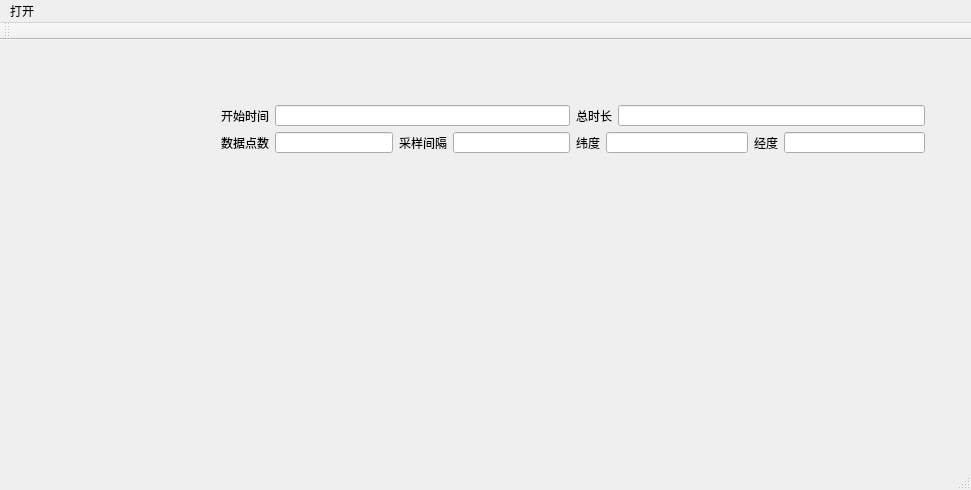
<?xml version="1.0" encoding="UTF-8"?>
<ui version="4.0">
 <class>myplotClass</class>
 <widget class="QMainWindow" name="myplotClass">
  <property name="geometry">
   <rect>
    <x>0</x>
    <y>0</y>
    <width>971</width>
    <height>490</height>
   </rect>
  </property>
  <property name="windowTitle">
   <string>QSAC</string>
  </property>
  <widget class="QWidget" name="centralWidget">
   <widget class="QCustomPlot" name="customPlot" native="true">
    <property name="geometry">
     <rect>
      <x>210</x>
      <y>140</y>
      <width>733</width>
      <height>290</height>
     </rect>
    </property>
    <property name="sizePolicy">
     <sizepolicy hsizetype="Preferred" vsizetype="Preferred">
      <horstretch>0</horstretch>
      <verstretch>0</verstretch>
     </sizepolicy>
    </property>
    <property name="minimumSize">
     <size>
      <width>0</width>
      <height>290</height>
     </size>
    </property>
   </widget>
   <widget class="QWidget" name="">
    <property name="geometry">
     <rect>
      <x>210</x>
      <y>50</y>
      <width>726</width>
      <height>79</height>
     </rect>
    </property>
    <layout class="QVBoxLayout" name="verticalLayout">
     <item>
      <layout class="QGridLayout" name="gridLayout">
       <item row="0" column="0">
        <layout class="QHBoxLayout" name="horizontalLayout">
         <item>
          <widget class="QLabel" name="label">
           <property name="maximumSize">
            <size>
             <width>16777215</width>
             <height>43</height>
            </size>
           </property>
           <property name="text">
            <string>开始时间</string>
           </property>
          </widget>
         </item>
         <item>
          <widget class="QLineEdit" name="lineEdit_start_time">
           <property name="maximumSize">
            <size>
             <width>16777215</width>
             <height>21</height>
            </size>
           </property>
           <property name="alignment">
            <set>Qt::AlignCenter</set>
           </property>
          </widget>
         </item>
        </layout>
       </item>
       <item row="0" column="1">
        <layout class="QHBoxLayout" name="horizontalLayout_3">
         <item>
          <widget class="QLabel" name="label_4">
           <property name="maximumSize">
            <size>
             <width>16777215</width>
             <height>36</height>
            </size>
           </property>
           <property name="text">
            <string>总时长</string>
           </property>
          </widget>
         </item>
         <item>
          <widget class="QLineEdit" name="lineEdit_sum_time">
           <property name="maximumSize">
            <size>
             <width>16777215</width>
             <height>21</height>
            </size>
           </property>
           <property name="alignment">
            <set>Qt::AlignCenter</set>
           </property>
          </widget>
         </item>
        </layout>
       </item>
       <item row="1" column="1">
        <layout class="QHBoxLayout" name="horizontalLayout_4">
         <item>
          <widget class="QLabel" name="label_5">
           <property name="maximumSize">
            <size>
             <width>16777215</width>
             <height>43</height>
            </size>
           </property>
           <property name="text">
            <string>纬度</string>
           </property>
          </widget>
         </item>
         <item>
          <widget class="QLineEdit" name="lineEdit_stla">
           <property name="maximumSize">
            <size>
             <width>16777215</width>
             <height>21</height>
            </size>
           </property>
           <property name="alignment">
            <set>Qt::AlignCenter</set>
           </property>
          </widget>
         </item>
         <item>
          <widget class="QLabel" name="label_6">
           <property name="maximumSize">
            <size>
             <width>16777215</width>
             <height>43</height>
            </size>
           </property>
           <property name="text">
            <string>经度</string>
           </property>
          </widget>
         </item>
         <item>
          <widget class="QLineEdit" name="lineEdit_stlo">
           <property name="maximumSize">
            <size>
             <width>16777215</width>
             <height>21</height>
            </size>
           </property>
           <property name="alignment">
            <set>Qt::AlignCenter</set>
           </property>
          </widget>
         </item>
        </layout>
       </item>
       <item row="1" column="0">
        <layout class="QHBoxLayout" name="horizontalLayout_2">
         <item>
          <widget class="QLabel" name="label_2">
           <property name="maximumSize">
            <size>
             <width>16777215</width>
             <height>43</height>
            </size>
           </property>
           <property name="text">
            <string>数据点数</string>
           </property>
          </widget>
         </item>
         <item>
          <widget class="QLineEdit" name="lineEdit_npts">
           <property name="maximumSize">
            <size>
             <width>16777215</width>
             <height>21</height>
            </size>
           </property>
           <property name="alignment">
            <set>Qt::AlignCenter</set>
           </property>
          </widget>
         </item>
         <item>
          <widget class="QLabel" name="label_3">
           <property name="maximumSize">
            <size>
             <width>16777215</width>
             <height>43</height>
            </size>
           </property>
           <property name="text">
            <string>采样间隔</string>
           </property>
          </widget>
         </item>
         <item>
          <widget class="QLineEdit" name="lineEdit_delta">
           <property name="maximumSize">
            <size>
             <width>16777215</width>
             <height>21</height>
            </size>
           </property>
           <property name="alignment">
            <set>Qt::AlignCenter</set>
           </property>
          </widget>
         </item>
        </layout>
       </item>
      </layout>
     </item>
    </layout>
   </widget>
  </widget>
  <widget class="QMenuBar" name="menuBar">
   <property name="geometry">
    <rect>
     <x>0</x>
     <y>0</y>
     <width>971</width>
     <height>21</height>
    </rect>
   </property>
   <widget class="QMenu" name="menu">
    <property name="title">
     <string>打开</string>
    </property>
    <addaction name="action1"/>
    <addaction name="action2"/>
   </widget>
   <addaction name="menu"/>
  </widget>
  <widget class="QToolBar" name="mainToolBar">
   <attribute name="toolBarArea">
    <enum>TopToolBarArea</enum>
   </attribute>
   <attribute name="toolBarBreak">
    <bool>false</bool>
   </attribute>
  </widget>
  <widget class="QStatusBar" name="statusBar"/>
  <action name="action1">
   <property name="text">
    <string>打开文件</string>
   </property>
  </action>
  <action name="action2">
   <property name="text">
    <string>打开文件夹</string>
   </property>
  </action>
 </widget>
 <layoutdefault spacing="6" margin="11"/>
 <customwidgets>
  <customwidget>
   <class>QCustomPlot</class>
   <extends>QWidget</extends>
   <header location="global">qcustomplot.h</header>
   <container>1</container>
  </customwidget>
 </customwidgets>
 <resources>
  <include location="myplot.qrc"/>
 </resources>
 <connections/>
</ui>
